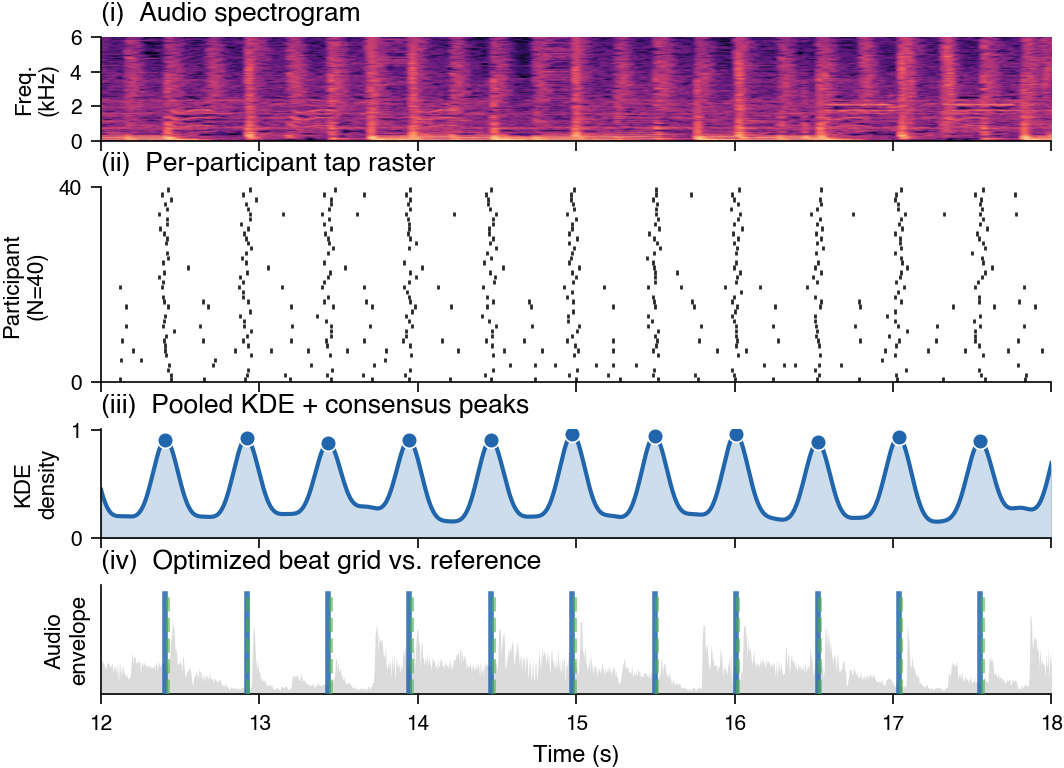

Write Python code to recreate this figure.
#!/usr/bin/env python3
"""
Figure 2 (in the paper) — four-panel pipeline data view for the example
Ballroom excerpt ``Media-103601``.

This is the self-contained companion-repo version of the figure.  The
script loads everything it needs from a single included NPZ
(``data/example_stem_panels.npz``); no external data tree, audio file, or
``${PROJECT_ROOT}`` is required.  The file was generated with
``paper/figures/build_data_panels_bundle.py`` from the same raw inputs
that produced the figure printed in the paper.

Panels:
    (i)   Audio spectrogram (magma, 0-6 kHz)
    (ii)  Per-participant tap raster
    (iii) Pooled KDE + consensus peaks
    (iv)  Optimized beat grid vs. reference annotation, with audio
          envelope backdrop

Usage:
    python figures/data_panels.py
"""
from __future__ import annotations

import sys
from pathlib import Path

import matplotlib.pyplot as plt
import numpy as np

sys.path.insert(0, str(Path(__file__).parent))
from fig_utils import apply_style, gaussian_kde, METHOD_COLORS  # noqa: E402

REPO_ROOT = Path(__file__).resolve().parents[1]
BUNDLE = REPO_ROOT / "data" / "example_stem_panels.npz"
OUT = Path(__file__).parent / "data_panels.pdf"


def _split_taps(offsets: np.ndarray, taps: np.ndarray) -> list[np.ndarray]:
    return [taps[offsets[i]:offsets[i + 1]] for i in range(len(offsets) - 1)]


def main() -> None:
    if not BUNDLE.exists():
        raise SystemExit(
            f"Missing example data: {BUNDLE}\n"
            "Regenerate it from paper/figures/build_data_panels_bundle.py "
            "or restore the file from the published companion repo."
        )

    apply_style()
    with np.load(BUNDLE, allow_pickle=False) as bundle:
        view_t0 = float(bundle["view_t0"])
        view_t1 = float(bundle["view_t1"])
        n_pids = int(bundle["n_participants"])
        tap_offsets = bundle["tap_offsets"]
        tap_times = bundle["tap_times"]
        kde_peaks = bundle["kde_peaks"]
        crowd_beats = bundle["crowd_beats"]
        ref_beats = bundle["ref_beats"]
        spec = bundle["spec"]
        spec_fmax_khz = float(bundle["spec_fmax_khz"])
        env_t = bundle["env_t"]
        env_y = bundle["env_y"]

    pid_taps = _split_taps(tap_offsets, tap_times)
    all_taps = np.concatenate(pid_taps) if pid_taps else np.array([])
    tg, yk = gaussian_kde(all_taps, 0, 30)
    yk_norm = yk / (np.max(yk) + 1e-12)
    mask_k = (tg >= view_t0) & (tg <= view_t1)

    fig = plt.figure(figsize=(5.4, 3.8))
    gs = fig.add_gridspec(
        4, 1,
        height_ratios=[0.85, 1.6, 0.9, 0.9],
        hspace=0.36,
        left=0.105, right=0.985, top=0.97, bottom=0.105,
    )

    # (i) Audio spectrogram
    ax_spec = fig.add_subplot(gs[0])
    ax_spec.imshow(
        spec, aspect="auto", origin="lower",
        extent=[view_t0, view_t1, 0.0, spec_fmax_khz],
        cmap="magma", interpolation="bilinear",
    )
    ax_spec.set_xlim(view_t0, view_t1)
    ax_spec.set_ylim(0.0, spec_fmax_khz)
    ax_spec.set_yticks([0, 2, 4, 6])
    ax_spec.set_ylabel("Freq.\n(kHz)", fontsize=8)
    ax_spec.set_title("(i)  Audio spectrogram", loc="left",
                      fontweight="bold", fontsize=9.5)
    ax_spec.tick_params(labelbottom=False, labelsize=7.5)

    # (ii) Tap raster
    ax_raster = fig.add_subplot(gs[1])
    for i, taps in enumerate(pid_taps):
        t_v = taps[(taps >= view_t0) & (taps <= view_t1)]
        ax_raster.vlines(t_v, i + 0.05, i + 0.95, linewidth=1.0,
                         color="#1a1a1a", alpha=0.95)
    ax_raster.set_ylabel(f"Participant\n(N={n_pids})", fontsize=8)
    ax_raster.set_yticks([0, n_pids])
    ax_raster.set_xlim(view_t0, view_t1)
    ax_raster.set_ylim(0, n_pids)
    ax_raster.set_title("(ii)  Per-participant tap raster",
                        loc="left", fontweight="bold", fontsize=9.5)
    ax_raster.tick_params(labelbottom=False, labelsize=7.5)

    # (iii) Pooled KDE + consensus peaks
    ax_kde = fig.add_subplot(gs[2])
    ax_kde.fill_between(tg[mask_k], yk_norm[mask_k], alpha=0.22,
                        color=METHOD_COLORS["Opt"], zorder=1)
    ax_kde.plot(tg[mask_k], yk_norm[mask_k],
                color=METHOD_COLORS["Opt"], linewidth=1.5, zorder=2)
    peaks_v = kde_peaks[(kde_peaks >= view_t0) & (kde_peaks <= view_t1)]
    peak_h = np.interp(peaks_v, tg, yk_norm)
    ax_kde.scatter(peaks_v, peak_h, color=METHOD_COLORS["Opt"], s=32,
                   zorder=5, edgecolors="white", linewidths=0.6)
    ax_kde.set_ylabel("KDE\ndensity", fontsize=8)
    ax_kde.set_xlim(view_t0, view_t1)
    ax_kde.set_ylim(0, max(1.0, yk_norm[mask_k].max() * 1.05))
    ax_kde.set_title("(iii)  Pooled KDE + consensus peaks",
                     loc="left", fontweight="bold", fontsize=9.5)
    ax_kde.tick_params(labelbottom=False, labelsize=7.5)

    # (iv) Optimized beat grid + waveform envelope
    ax_beats = fig.add_subplot(gs[3])
    ax_beats.set_xlim(view_t0, view_t1)
    ax_beats.set_ylim(0, 1.0)
    ax_beats.fill_between(env_t, 0, env_y * 0.75,
                          color="#888888", alpha=0.30,
                          linewidth=0, zorder=0)
    opt_v = crowd_beats[(crowd_beats >= view_t0) & (crowd_beats <= view_t1)]
    ref_v = ref_beats[(ref_beats >= view_t0) & (ref_beats <= view_t1)]
    for t in opt_v:
        ax_beats.axvline(t, color=METHOD_COLORS["Opt"], linewidth=2.0,
                         alpha=0.85, ymin=0.0, ymax=0.92, zorder=3)
    for t in ref_v:
        ax_beats.axvline(t, color=METHOD_COLORS["GT"], linewidth=1.4,
                         alpha=0.6, linestyle="--", ymin=0.0,
                         ymax=0.92, zorder=3)

    ax_beats.set_xlabel("Time (s)", fontsize=8.5)
    ax_beats.set_ylabel("Audio\nenvelope", fontsize=8)
    ax_beats.set_yticks([])
    ax_beats.set_title("(iv)  Optimized beat grid vs. reference",
                       loc="left", fontweight="bold", fontsize=9.5)
    ax_beats.tick_params(labelsize=7.5)

    plt.savefig(OUT, bbox_inches="tight", pad_inches=0.01)
    plt.savefig(OUT.with_suffix(".png"), dpi=200,
                bbox_inches="tight", pad_inches=0.01)
    print(f"Saved -> {OUT}")
    print(f"Saved -> {OUT.with_suffix('.png')}")
    plt.close()


if __name__ == "__main__":
    main()
